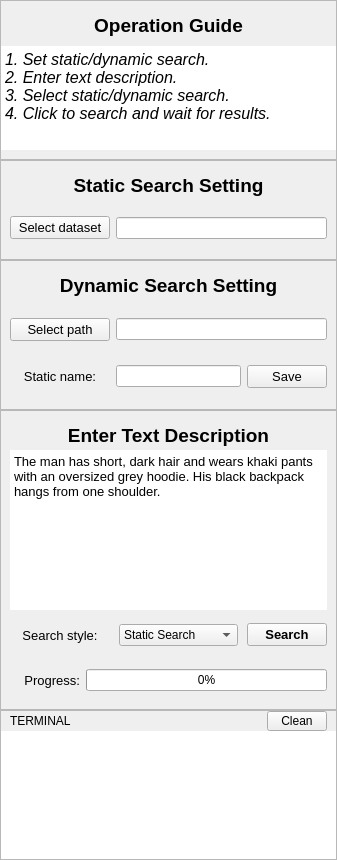
           <widget class="QFrame" name="frame_2">
            <property name="maximumSize">
             <size>
              <width>400</width>
              <height>16777215</height>
             </size>
            </property>
            <property name="frameShape">
             <enum>QFrame::NoFrame</enum>
            </property>
            <property name="frameShadow">
             <enum>QFrame::Raised</enum>
            </property>
            <layout class="QVBoxLayout" name="verticalLayout">
             <property name="spacing">
              <number>0</number>
             </property>
             <property name="leftMargin">
              <number>0</number>
             </property>
             <property name="topMargin">
              <number>0</number>
             </property>
             <property name="rightMargin">
              <number>0</number>
             </property>
             <property name="bottomMargin">
              <number>0</number>
             </property>
             <item>
              <widget class="QFrame" name="frame_4">
               <property name="maximumSize">
                <size>
                 <width>16777215</width>
                 <height>160</height>
                </size>
               </property>
               <property name="frameShape">
                <enum>QFrame::StyledPanel</enum>
               </property>
               <property name="frameShadow">
                <enum>QFrame::Raised</enum>
               </property>
               <property name="lineWidth">
                <number>0</number>
               </property>
               <layout class="QVBoxLayout" name="verticalLayout_2">
                <property name="leftMargin">
                 <number>0</number>
                </property>
                <property name="topMargin">
                 <number>9</number>
                </property>
                <property name="rightMargin">
                 <number>0</number>
                </property>
                <property name="bottomMargin">
                 <number>9</number>
                </property>
                <item>
                 <widget class="QLabel" name="label_3">
                  <property name="minimumSize">
                   <size>
                    <width>0</width>
                    <height>30</height>
                   </size>
                  </property>
                  <property name="maximumSize">
                   <size>
                    <width>16777215</width>
                    <height>40</height>
                   </size>
                  </property>
                  <property name="font">
                   <font>
                    <pointsize>14</pointsize>
                    <weight>75</weight>
                    <bold>true</bold>
                   </font>
                  </property>
                  <property name="text">
                   <string>Operation Guide</string>
                  </property>
                  <property name="alignment">
                   <set>Qt::AlignCenter</set>
                  </property>
                 </widget>
                </item>
                <item>
                 <widget class="QTextBrowser" name="textBrowser">
                  <property name="frameShape">
                   <enum>QFrame::NoFrame</enum>
                  </property>
                  <property name="html">
                   <string>&lt;!DOCTYPE HTML PUBLIC &quot;-//W3C//DTD HTML 4.0//EN&quot; &quot;http://www.w3.org/TR/REC-html40/strict.dtd&quot;&gt;
&lt;html&gt;&lt;head&gt;&lt;meta name=&quot;qrichtext&quot; content=&quot;1&quot; /&gt;&lt;style type=&quot;text/css&quot;&gt;
p, li { white-space: pre-wrap; }
&lt;/style&gt;&lt;/head&gt;&lt;body style=&quot; font-family:'Sans Serif'; font-size:9pt; font-weight:400; font-style:normal;&quot;&gt;
&lt;p style=&quot; margin-top:0px; margin-bottom:0px; margin-left:0px; margin-right:0px; -qt-block-indent:0; text-indent:0px;&quot;&gt;&lt;span style=&quot; font-size:12pt; font-style:italic;&quot;&gt;1. Set static/dynamic search.&lt;br /&gt;2. Enter text description.&lt;br /&gt;3. Select static/dynamic search.&lt;br /&gt;4. Click to search and wait for results.&lt;/span&gt;&lt;/p&gt;&lt;/body&gt;&lt;/html&gt;</string>
                  </property>
                 </widget>
                </item>
               </layout>
              </widget>
             </item>
             <item>
              <widget class="QFrame" name="frame_6">
               <property name="minimumSize">
                <size>
                 <width>0</width>
                 <height>100</height>
                </size>
               </property>
               <property name="maximumSize">
                <size>
                 <width>16777215</width>
                 <height>100</height>
                </size>
               </property>
               <property name="frameShape">
                <enum>QFrame::StyledPanel</enum>
               </property>
               <property name="frameShadow">
                <enum>QFrame::Raised</enum>
               </property>
               <property name="lineWidth">
                <number>0</number>
               </property>
               <layout class="QVBoxLayout" name="verticalLayout_3">
                <property name="leftMargin">
                 <number>0</number>
                </property>
                <property name="topMargin">
                 <number>9</number>
                </property>
                <property name="rightMargin">
                 <number>0</number>
                </property>
                <property name="bottomMargin">
                 <number>9</number>
                </property>
                <item>
                 <widget class="QLabel" name="label_2">
                  <property name="minimumSize">
                   <size>
                    <width>0</width>
                    <height>30</height>
                   </size>
                  </property>
                  <property name="maximumSize">
                   <size>
                    <width>16777215</width>
                    <height>30</height>
                   </size>
                  </property>
                  <property name="font">
                   <font>
                    <pointsize>14</pointsize>
                    <weight>75</weight>
                    <bold>true</bold>
                   </font>
                  </property>
                  <property name="text">
                   <string>Static Search Setting</string>
                  </property>
                  <property name="alignment">
                   <set>Qt::AlignCenter</set>
                  </property>
                 </widget>
                </item>
                <item>
                 <widget class="QFrame" name="frame_9">
                  <property name="frameShape">
                   <enum>QFrame::NoFrame</enum>
                  </property>
                  <property name="frameShadow">
                   <enum>QFrame::Raised</enum>
                  </property>
                  <layout class="QHBoxLayout" name="horizontalLayout_4">
                   <property name="leftMargin">
                    <number>9</number>
                   </property>
                   <property name="topMargin">
                    <number>0</number>
                   </property>
                   <property name="rightMargin">
                    <number>9</number>
                   </property>
                   <property name="bottomMargin">
                    <number>0</number>
                   </property>
                   <item>
                    <widget class="QPushButton" name="pushButton">
                     <property name="minimumSize">
                      <size>
                       <width>100</width>
                       <height>0</height>
                      </size>
                     </property>
                     <property name="maximumSize">
                      <size>
                       <width>100</width>
                       <height>16777215</height>
                      </size>
                     </property>
                     <property name="font">
                      <font>
                       <pointsize>10</pointsize>
                      </font>
                     </property>
                     <property name="text">
                      <string>Select dataset</string>
                     </property>
                    </widget>
                   </item>
                   <item>
                    <widget class="QLineEdit" name="lineEdit_select_dataset"/>
                   </item>
                  </layout>
                 </widget>
                </item>
               </layout>
              </widget>
             </item>
             <item>
              <widget class="QFrame" name="frame_7">
               <property name="minimumSize">
                <size>
                 <width>0</width>
                 <height>150</height>
                </size>
               </property>
               <property name="maximumSize">
                <size>
                 <width>16777215</width>
                 <height>200</height>
                </size>
               </property>
               <property name="frameShape">
                <enum>QFrame::StyledPanel</enum>
               </property>
               <property name="frameShadow">
                <enum>QFrame::Raised</enum>
               </property>
               <property name="lineWidth">
                <number>0</number>
               </property>
               <layout class="QVBoxLayout" name="verticalLayout_4">
                <property name="leftMargin">
                 <number>0</number>
                </property>
                <property name="rightMargin">
                 <number>0</number>
                </property>
                <property name="bottomMargin">
                 <number>9</number>
                </property>
                <item>
                 <widget class="QLabel" name="label_4">
                  <property name="minimumSize">
                   <size>
                    <width>0</width>
                    <height>30</height>
                   </size>
                  </property>
                  <property name="maximumSize">
                   <size>
                    <width>16777215</width>
                    <height>30</height>
                   </size>
                  </property>
                  <property name="font">
                   <font>
                    <pointsize>14</pointsize>
                    <weight>75</weight>
                    <bold>true</bold>
                   </font>
                  </property>
                  <property name="text">
                   <string>Dynamic Search Setting</string>
                  </property>
                  <property name="alignment">
                   <set>Qt::AlignCenter</set>
                  </property>
                 </widget>
                </item>
                <item>
                 <widget class="QFrame" name="frame_10">
                  <property name="frameShape">
                   <enum>QFrame::NoFrame</enum>
                  </property>
                  <property name="frameShadow">
                   <enum>QFrame::Raised</enum>
                  </property>
                  <layout class="QVBoxLayout" name="verticalLayout_7">
                   <property name="spacing">
                    <number>0</number>
                   </property>
                   <property name="leftMargin">
                    <number>0</number>
                   </property>
                   <property name="topMargin">
                    <number>0</number>
                   </property>
                   <property name="rightMargin">
                    <number>0</number>
                   </property>
                   <property name="bottomMargin">
                    <number>0</number>
                   </property>
                   <item>
                    <widget class="QFrame" name="frame_15">
                     <property name="frameShape">
                      <enum>QFrame::NoFrame</enum>
                     </property>
                     <property name="frameShadow">
                      <enum>QFrame::Raised</enum>
                     </property>
                     <layout class="QHBoxLayout" name="horizontalLayout_5">
                      <property name="leftMargin">
                       <number>9</number>
                      </property>
                      <property name="topMargin">
                       <number>0</number>
                      </property>
                      <property name="rightMargin">
                       <number>9</number>
                      </property>
                      <property name="bottomMargin">
                       <number>0</number>
                      </property>
                      <item>
                       <widget class="QPushButton" name="pushButton_2">
                        <property name="minimumSize">
                         <size>
                          <width>100</width>
                          <height>0</height>
                         </size>
                        </property>
                        <property name="maximumSize">
                         <size>
                          <width>100</width>
                          <height>16777215</height>
                         </size>
                        </property>
                        <property name="font">
                         <font>
                          <pointsize>10</pointsize>
                         </font>
                        </property>
                        <property name="text">
                         <string>Select path</string>
                        </property>
                       </widget>
                      </item>
                      <item>
                       <widget class="QLineEdit" name="lineEdit_select_path"/>
                      </item>
                     </layout>
                    </widget>
                   </item>
                   <item>
                    <widget class="QFrame" name="frame_16">
                     <property name="frameShape">
                      <enum>QFrame::NoFrame</enum>
                     </property>
                     <property name="frameShadow">
                      <enum>QFrame::Raised</enum>
                     </property>
                     <layout class="QHBoxLayout" name="horizontalLayout_6">
                      <property name="topMargin">
                       <number>0</number>
                      </property>
                      <property name="bottomMargin">
                       <number>0</number>
                      </property>
                      <item>
                       <widget class="QLabel" name="label_7">
                        <property name="minimumSize">
                         <size>
                          <width>100</width>
                          <height>0</height>
                         </size>
                        </property>
                        <property name="maximumSize">
                         <size>
                          <width>100</width>
                          <height>16777215</height>
                         </size>
                        </property>
                        <property name="font">
                         <font>
                          <pointsize>10</pointsize>
                         </font>
                        </property>
                        <property name="text">
                         <string>Static name:</string>
                        </property>
                        <property name="alignment">
                         <set>Qt::AlignCenter</set>
                        </property>
                       </widget>
                      </item>
                      <item>
                       <widget class="QLineEdit" name="lineEdit_dynamic_to_static_name"/>
                      </item>
                      <item>
                       <widget class="QPushButton" name="pushButton_3">
                        <property name="minimumSize">
                         <size>
                          <width>80</width>
                          <height>0</height>
                         </size>
                        </property>
                        <property name="maximumSize">
                         <size>
                          <width>80</width>
                          <height>16777215</height>
                         </size>
                        </property>
                        <property name="font">
                         <font>
                          <pointsize>10</pointsize>
                         </font>
                        </property>
                        <property name="text">
                         <string>Save</string>
                        </property>
                       </widget>
                      </item>
                     </layout>
                    </widget>
                   </item>
                  </layout>
                 </widget>
                </item>
               </layout>
              </widget>
             </item>
             <item>
              <widget class="QFrame" name="frame_8">
               <property name="minimumSize">
                <size>
                 <width>0</width>
                 <height>200</height>
                </size>
               </property>
               <property name="maximumSize">
                <size>
                 <width>16777215</width>
                 <height>300</height>
                </size>
               </property>
               <property name="frameShape">
                <enum>QFrame::StyledPanel</enum>
               </property>
               <property name="frameShadow">
                <enum>QFrame::Raised</enum>
               </property>
               <property name="lineWidth">
                <number>0</number>
               </property>
               <layout class="QVBoxLayout" name="verticalLayout_5">
                <property name="spacing">
                 <number>0</number>
                </property>
                <property name="leftMargin">
                 <number>0</number>
                </property>
                <property name="topMargin">
                 <number>9</number>
                </property>
                <property name="rightMargin">
                 <number>0</number>
                </property>
                <property name="bottomMargin">
                 <number>9</number>
                </property>
                <item>
                 <widget class="QLabel" name="label_5">
                  <property name="minimumSize">
                   <size>
                    <width>0</width>
                    <height>30</height>
                   </size>
                  </property>
                  <property name="maximumSize">
                   <size>
                    <width>16777215</width>
                    <height>30</height>
                   </size>
                  </property>
                  <property name="font">
                   <font>
                    <pointsize>14</pointsize>
                    <weight>75</weight>
                    <bold>true</bold>
                   </font>
                  </property>
                  <property name="text">
                   <string>Enter Text Description</string>
                  </property>
                  <property name="alignment">
                   <set>Qt::AlignCenter</set>
                  </property>
                 </widget>
                </item>
                <item>
                 <widget class="QFrame" name="frame_11">
                  <property name="frameShape">
                   <enum>QFrame::NoFrame</enum>
                  </property>
                  <property name="frameShadow">
                   <enum>QFrame::Raised</enum>
                  </property>
                  <layout class="QVBoxLayout" name="verticalLayout_8">
                   <property name="spacing">
                    <number>0</number>
                   </property>
                   <property name="leftMargin">
                    <number>9</number>
                   </property>
                   <property name="topMargin">
                    <number>0</number>
                   </property>
                   <property name="rightMargin">
                    <number>9</number>
                   </property>
                   <property name="bottomMargin">
                    <number>0</number>
                   </property>
                   <item>
                    <widget class="QTextEdit" name="textEdit_enter_text_description">
                     <property name="frameShape">
                      <enum>QFrame::NoFrame</enum>
                     </property>
                     <property name="html">
                      <string>&lt;!DOCTYPE HTML PUBLIC &quot;-//W3C//DTD HTML 4.0//EN&quot; &quot;http://www.w3.org/TR/REC-html40/strict.dtd&quot;&gt;
&lt;html&gt;&lt;head&gt;&lt;meta name=&quot;qrichtext&quot; content=&quot;1&quot; /&gt;&lt;style type=&quot;text/css&quot;&gt;
p, li { white-space: pre-wrap; }
&lt;/style&gt;&lt;/head&gt;&lt;body style=&quot; font-family:'Sans Serif'; font-size:9pt; font-weight:400; font-style:normal;&quot;&gt;
&lt;p style=&quot; margin-top:0px; margin-bottom:0px; margin-left:0px; margin-right:0px; -qt-block-indent:0; text-indent:0px;&quot;&gt;&lt;span style=&quot; font-size:10pt;&quot;&gt;The man has short, dark hair and wears khaki pants with an oversized grey hoodie. His black backpack hangs from one shoulder.&lt;/span&gt;&lt;/p&gt;&lt;/body&gt;&lt;/html&gt;</string>
                     </property>
                    </widget>
                   </item>
                   <item>
                    <widget class="QFrame" name="frame_18">
                     <property name="minimumSize">
                      <size>
                       <width>0</width>
                       <height>50</height>
                      </size>
                     </property>
                     <property name="maximumSize">
                      <size>
                       <width>16777215</width>
                       <height>50</height>
                      </size>
                     </property>
                     <property name="frameShape">
                      <enum>QFrame::NoFrame</enum>
                     </property>
                     <property name="frameShadow">
                      <enum>QFrame::Raised</enum>
                     </property>
                     <layout class="QHBoxLayout" name="horizontalLayout_7">
                      <property name="spacing">
                       <number>9</number>
                      </property>
                      <property name="leftMargin">
                       <number>0</number>
                      </property>
                      <property name="topMargin">
                       <number>0</number>
                      </property>
                      <property name="rightMargin">
                       <number>0</number>
                      </property>
                      <property name="bottomMargin">
                       <number>0</number>
                      </property>
                      <item>
                       <widget class="QLabel" name="label_8">
                        <property name="minimumSize">
                         <size>
                          <width>100</width>
                          <height>0</height>
                         </size>
                        </property>
                        <property name="maximumSize">
                         <size>
                          <width>100</width>
                          <height>16777215</height>
                         </size>
                        </property>
                        <property name="font">
                         <font>
                          <pointsize>10</pointsize>
                         </font>
                        </property>
                        <property name="text">
                         <string>Search style:</string>
                        </property>
                        <property name="alignment">
                         <set>Qt::AlignCenter</set>
                        </property>
                       </widget>
                      </item>
                      <item>
                       <widget class="QComboBox" name="comboBox_search_style">
                        <property name="font">
                         <font>
                          <pointsize>9</pointsize>
                         </font>
                        </property>
                        <item>
                         <property name="text">
                          <string>Static Search</string>
                         </property>
                        </item>
                        <item>
                         <property name="text">
                          <string>Dynamic Search</string>
                         </property>
                        </item>
                       </widget>
                      </item>
                      <item>
                       <widget class="QPushButton" name="pushButton_4">
                        <property name="minimumSize">
                         <size>
                          <width>80</width>
                          <height>0</height>
                         </size>
                        </property>
                        <property name="maximumSize">
                         <size>
                          <width>80</width>
                          <height>16777215</height>
                         </size>
                        </property>
                        <property name="font">
                         <font>
                          <pointsize>10</pointsize>
                          <weight>75</weight>
                          <bold>true</bold>
                         </font>
                        </property>
                        <property name="text">
                         <string>Search</string>
                        </property>
                       </widget>
                      </item>
                     </layout>
                    </widget>
                   </item>
                  </layout>
                 </widget>
                </item>
                <item>
                 <widget class="QFrame" name="frame_29">
                  <property name="frameShape">
                   <enum>QFrame::NoFrame</enum>
                  </property>
                  <property name="frameShadow">
                   <enum>QFrame::Raised</enum>
                  </property>
                  <layout class="QHBoxLayout" name="horizontalLayout_8">
                   <property name="spacing">
                    <number>6</number>
                   </property>
                   <item>
                    <widget class="QLabel" name="label_9">
                     <property name="minimumSize">
                      <size>
                       <width>70</width>
                       <height>0</height>
                      </size>
                     </property>
                     <property name="maximumSize">
                      <size>
                       <width>70</width>
                       <height>16777215</height>
                      </size>
                     </property>
                     <property name="font">
                      <font>
                       <pointsize>10</pointsize>
                      </font>
                     </property>
                     <property name="text">
                      <string>Progress:</string>
                     </property>
                     <property name="alignment">
                      <set>Qt::AlignRight|Qt::AlignTrailing|Qt::AlignVCenter</set>
                     </property>
                    </widget>
                   </item>
                   <item>
                    <widget class="QProgressBar" name="progressBar">
                     <property name="value">
                      <number>0</number>
                     </property>
                    </widget>
                   </item>
                  </layout>
                 </widget>
                </item>
               </layout>
              </widget>
             </item>
             <item>
              <widget class="QFrame" name="frame_12">
               <property name="minimumSize">
                <size>
                 <width>0</width>
                 <height>150</height>
                </size>
               </property>
               <property name="maximumSize">
                <size>
                 <width>16777215</width>
                 <height>150</height>
                </size>
               </property>
               <property name="frameShape">
                <enum>QFrame::StyledPanel</enum>
               </property>
               <property name="frameShadow">
                <enum>QFrame::Raised</enum>
               </property>
               <property name="lineWidth">
                <number>0</number>
               </property>
               <layout class="QVBoxLayout" name="verticalLayout_6">
                <property name="spacing">
                 <number>0</number>
                </property>
                <property name="leftMargin">
                 <number>0</number>
                </property>
                <property name="topMargin">
                 <number>0</number>
                </property>
                <property name="rightMargin">
                 <number>0</number>
                </property>
                <property name="bottomMargin">
                 <number>0</number>
                </property>
                <item>
                 <widget class="QFrame" name="frame_13">
                  <property name="minimumSize">
                   <size>
                    <width>0</width>
                    <height>20</height>
                   </size>
                  </property>
                  <property name="maximumSize">
                   <size>
                    <width>16777215</width>
                    <height>20</height>
                   </size>
                  </property>
                  <property name="frameShape">
                   <enum>QFrame::NoFrame</enum>
                  </property>
                  <property name="frameShadow">
                   <enum>QFrame::Raised</enum>
                  </property>
                  <layout class="QHBoxLayout" name="horizontalLayout_3">
                   <property name="spacing">
                    <number>0</number>
                   </property>
                   <property name="leftMargin">
                    <number>9</number>
                   </property>
                   <property name="topMargin">
                    <number>0</number>
                   </property>
                   <property name="rightMargin">
                    <number>9</number>
                   </property>
                   <property name="bottomMargin">
                    <number>0</number>
                   </property>
                   <item>
                    <widget class="QLabel" name="label_6">
                     <property name="maximumSize">
                      <size>
                       <width>80</width>
                       <height>16777215</height>
                      </size>
                     </property>
                     <property name="text">
                      <string>TERMINAL</string>
                     </property>
                    </widget>
                   </item>
                   <item>
                    <widget class="QFrame" name="frame_14">
                     <property name="maximumSize">
                      <size>
                       <width>16777215</width>
                       <height>10</height>
                      </size>
                     </property>
                     <property name="frameShape">
                      <enum>QFrame::NoFrame</enum>
                     </property>
                     <property name="frameShadow">
                      <enum>QFrame::Raised</enum>
                     </property>
                    </widget>
                   </item>
                   <item>
                    <widget class="QPushButton" name="pushButton_6">
                     <property name="minimumSize">
                      <size>
                       <width>0</width>
                       <height>20</height>
                      </size>
                     </property>
                     <property name="maximumSize">
                      <size>
                       <width>60</width>
                       <height>16777215</height>
                      </size>
                     </property>
                     <property name="text">
                      <string>Clean</string>
                     </property>
                    </widget>
                   </item>
                  </layout>
                 </widget>
                </item>
                <item>
                 <widget class="QTextBrowser" name="textBrowser_terminal_output">
                  <property name="frameShape">
                   <enum>QFrame::NoFrame</enum>
                  </property>
                 </widget>
                </item>
               </layout>
              </widget>
             </item>
            </layout>
           </widget>
